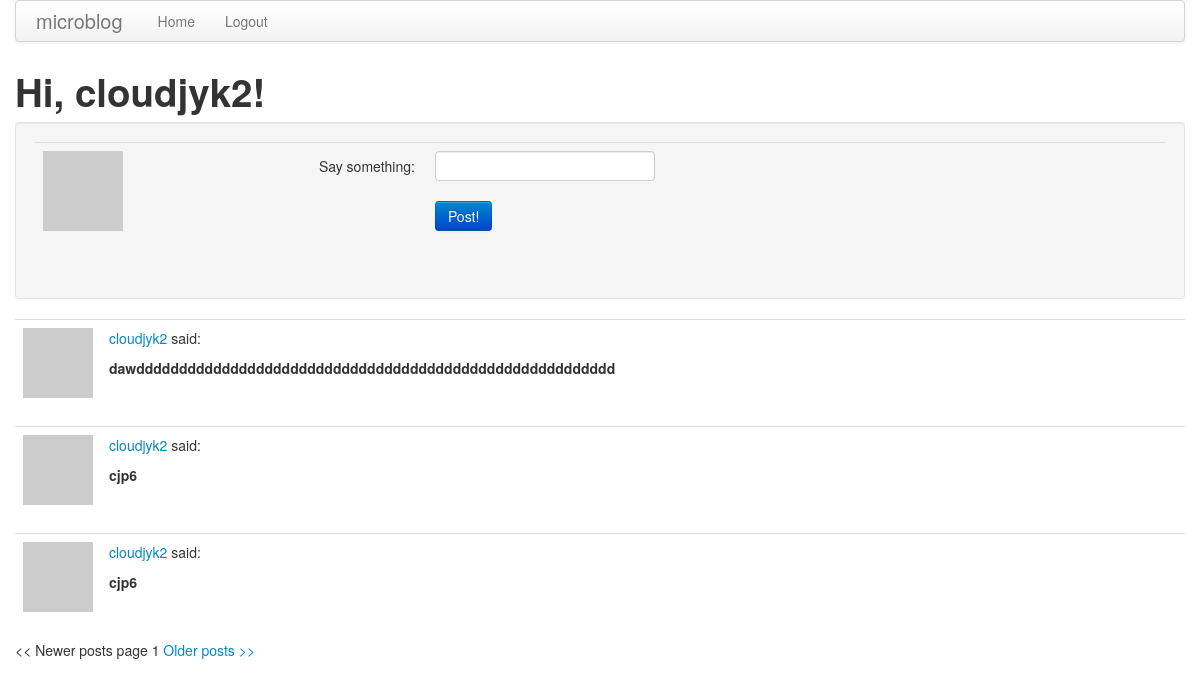
Page /index (signed in) on the committed database.
### app/models.py (models this page shows, shortened)
class User(db.Model):
    id = db.Column(db.Integer, primary_key = True)
    username = db.Column(db.String(64), index = True, unique = True)
    password = db.Column(db.String(64), index = True)
    email = db.Column(db.String(120), index = True, unique = True)
    posts = db.relationship('Post', backref='author', lazy='dynamic')
    about_me = db.Column(db.String(140))
    last_seen = db.Column(db.DateTime)
    def avatar(self,size):
        return 'http://www.gravatar.com/avatar/' + md5(self.email.encode('utf-8')).hexdigest() + '?d=mm&s=' + str(size)

class Post(db.Model):
    __searchable__ = ['body']
    id = db.Column(db.Integer, primary_key = True)
    body = db.Column(db.String(140))
    timestamp = db.Column(db.DateTime)
    user_id = db.Column(db.Integer, db.ForeignKey('user.id'))

### app/views.py (the view)
@app.route('/', methods = ['GET', 'POST'])
@app.route('/index', methods = ['GET', 'POST'])
@app.route('/index/<int:page>',methods = ['GET', 'POST'])
@login_required
def index(page = 1):
    user = g.user
    form = PostForm()
    if form.validate_on_submit():
        body = form.body.data
        p = Post(body = body, timestamp = datetime.utcnow(), user_id=g.user.get_id())
        db.session.add(p)
        db.session.commit()
        return redirect(url_for('index'))
    posts = Post.query.filter_by(author=g.user).order_by(Post.timestamp.desc())
    posts = posts.paginate(page, POSTS_PER_PAGE, False)
    return render_template('index.html',
        title = 'Home',
        user = user,
        form = form,
        posts = posts)

### app/forms.py
class PostForm(FlaskForm):
    body = StringField('body',validators=[DataRequired()])

### app/views.py (called while the page is built)
@app.before_request
def before_request():
    g.user = current_user

@lm.user_loader
def load_user(id):
    return User.query.get(int(id))

### app/templates/index.html (shortened to what this page needs)
{% extends "base.html" %}
{% block content %}
<h1>Hi, {{ g.user.username }}!</h1>
<div class="well">
    <form class="form-horizontal" action="" method="post" name="post">
        <table class="table table-hover">
            <tr>
                <td>
                    <a href="{{url_for('user', username = user.username)}}"><img src="{{user.avatar(140)}}"></a>
                </td>
                <td>
                    <div class="control-group{% if form.errors.post %} error{% endif %}">
                        <label class="control-label" for="post">Say something:</label>
                        <div class="controls">
                            {{ form.body(size = 30, maxlength = 140) }}
                        </div>
                    </div>
                    <div class="control-group">
                        <div class="controls">
                            <input class="btn btn-primary" type="submit" value="Post!">
                        </div>
                    </div>
                </td>
            </tr>
        </table>
    </form>
</div>
{% for post in posts.items %}
    {% include 'post.html' %}
{% endfor %}
{% if posts.has_prev %}
<a href="{{ url_for('index', page = posts.prev_num) }}"><< Newer posts</a>
{% else %}
<< Newer posts
{% endif %}
page {{ posts.page }}
{% if posts.has_next %}
<a href="{{ url_for('index', page = posts.next_num) }}">Older posts >></a>
{% else %}
Older posts >>
{% endif %}
{% endblock %}

### app/templates/post.html (shortened to what this page needs)
<table class="table table-hover">
    <tr>
        <td width="70px"><a href="{{url_for('user', username = post.author.username)}}"><img src="{{post.author.avatar(70)}}" /></a></td>
        <td>
            <p><a href="{{url_for('user', username = post.author.username)}}">{{post.author.username}}</a> said:</p>
            <p><strong>{{post.body}}</strong></p>
        </td>
    </tr>
</table>

### rows in the picture
User: user.username "cloudjyk2"
Post: author.username "cloudjyk2", body "dawdddddddddddddddddddddddddddddddddddddddddddddddddddddddd"
Post: author.username "cloudjyk2", body "cjp6"
Post: author.username "cloudjyk2", body "cjp6"

### other values in the picture
{{ posts.page }} "1"
